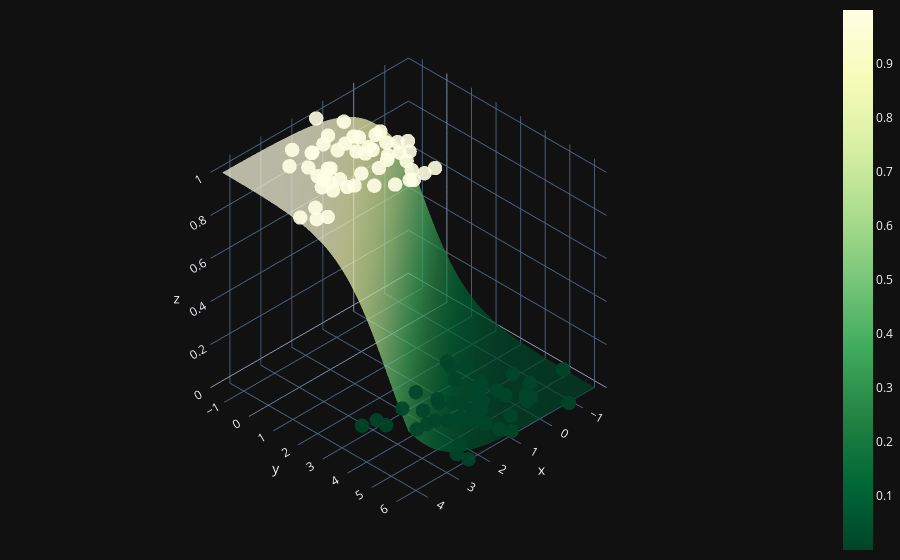

Notebook source saved alongside this figure:
### Code cell
X0 = np.linspace(X[:, 0].min(), X[:, 0].max(), 100)
X1 = np.linspace(X[:, 1].min(), X[:, 1].max(), 100)
xx0, xx1 = np.meshgrid(X0, X1)
Z = W[0] * xx0 + W[1] * xx1 + b
A = 1 / (1 + np.exp(-Z))

fig = (go.Figure(data=[go.Surface(z=A, x=xx0, y=xx1, colorscale='YlGn', opacity = 0.7, reversescale=True)]))

fig.add_scatter3d(x=X[:, 0].flatten(), y=X[:, 1].flatten(), z=y.flatten(), mode='markers', marker=dict(size=5, color=y.flatten(), colorscale='YlGn', opacity = 0.9, reversescale=True))


fig.update_layout(template= "plotly_dark", margin=dict(l=0, r=0, b=0, t=0))
fig.layout.scene.camera.projection.type = "orthographic"
fig.show()

### Figure 1 — Plotly figure (JSON) as saved in the notebook; plotly's stock layout.template omitted (floating-point values rounded to 4 significant figures; data arrays with more than 128 entries replaced by an {"elided": "..."} marker saying what was removed)
{"data": [{"colorscale": [[0, "rgb(255,255,229)"], [0.125, "rgb(247,252,185)"], [0.25, "rgb(217,240,163)"], [0.375, "rgb(173,221,142)"], [0.5, "rgb(120,198,121)"], [0.625, "rgb(65,171,93)"], [0.75, "rgb(35,132,67)"], [0.875, "rgb(0,104,55)"], [1, "rgb(0,69,41)"]], "opacity": 0.7, "reversescale": true, "type": "surface", "x": {"elided": "100x100 float values"}, "y": {"elided": "100x100 float values"}, "z": {"elided": "100x100 float values"}}, {"marker": {"color": [1, 1, 0, 0, 1, 0, 0, 1, 0, 1, 0, 1, 0, 0, 1, 1, 1, 0, 1, 1, 0, 0, 1, 0, 1, 0, 1, 0, 0, 1, 1, 0, 1, 1, 1, 0, 1, 1, 0, 1, 0, 0, 0, 0, 1, 1, 1, 1, 0, 0, 1, 1, 0, 0, 0, 0, 0, 1, 1, 1, 1, 0, 0, 1, 0, 1, 0, 0, 1, 0, 0, 1, 1, 0, 0, 0, 1, 1, 0, 0, 1, 0, 0, 0, 0, 0, 1, 0, 1, 1, 1, 1, 1, 1, 0, 0, 1, 1, 0, 1], "colorscale": [[0, "rgb(255,255,229)"], [0.125, "rgb(247,252,185)"], [0.25, "rgb(217,240,163)"], [0.375, "rgb(173,221,142)"], [0.5, "rgb(120,198,121)"], [0.625, "rgb(65,171,93)"], [0.75, "rgb(35,132,67)"], [0.875, "rgb(0,104,55)"], [1, "rgb(0,69,41)"]], "opacity": 0.9, "reversescale": true, "size": 5}, "mode": "markers", "type": "scatter3d", "x": [4.219, 0.9078, -0.2765, 0.08848, 3.243, 1.442, 1.022, 3.978, 0.5889, 1.252, 0.6284, 1.686, 1.185, 0.06897, 1.787, 4.438, 3.182, 0.3038, 0.7394, 1.285, 1.131, 0.6647, 1.316, -0.1889, 2.579, 0.8731, 1.311, 0.9868, 1.42, 2.354, 2.432, 1.043, 0.9509, 2.451, 1.62, 2.155, 1.381, 1.987, 2.116, 0.564, -0.07228, 2.509, -0.73, 1.379, 0.8821, 2.222, 2.016, 1.701, -0.6539, 0.5731, 1.957, 0.7624, 2.465, 1.333, 3.246, 1.103, 2.859, 1.6, 2.976, 2.68, 1.419, 1.926, -0.09448, 2.728, 1.12, 1.557, 0.1055, 2.844, 3.155, 1.841, 1.289, 1.642, 3.923, 1.705, 0.1631, 0.3419, 1.021, 2.669, 0.4666, 0.9481, 1.194, 1.154, -0.2942, 1.737, 0.4655, 0.0808, 3.003, 2.207, 1.361, 2.632, 2.827, 2.912, 1.142, 1.055, 2.47, -1.577, 1.412, 3.005, -0.6376, 0.8298], "y": [2.234, 0.4598, 5.081, 2.323, 1.215, 2.768, 4.117, 2.378, 4.001, 0.2081, 4.46, 0.6583, 5.28, 4.356, 1.7, 1.842, -0.1823, 3.944, 0.4361, 1.437, 4.682, 4.36, 2.441, 5.205, 0.7261, 4.714, 0.07123, 6.09, 4.637, 2.224, -0.2017, 4.606, 0.9498, -0.1954, 2.747, 4.124, 0.9295, 2.611, 3.069, 1.337, 2.884, 5.773, 6.255, 3.619, 2.841, 1.533, -0.2704, -0.4773, 4.767, 5.526, 0.2342, 1.165, 6.2, 5.01, 2.849, 4.706, 2.956, 0.9151, 1.216, -0.7044, 1.574, 4.152, 5.358, 1.305, 5.758, 2.827, 3.725, 3.327, 1.553, 3.562, 3.45, 0.1502, 1.804, 4.433, 2.578, 3.941, 1.579, 1.82, 3.866, 4.732, 2.808, 3.902, 5.273, 4.425, 3.123, 4.691, 0.7427, 5.506, 0.748, 0.6894, 1.721, 0.2466, 2.015, -0.6471, 4.099, 4.957, -1.326, 0.9852, 4.091, 1.742], "z": [1, 1, 0, 0, 1, 0, 0, 1, 0, 1, 0, 1, 0, 0, 1, 1, 1, 0, 1, 1, 0, 0, 1, 0, 1, 0, 1, 0, 0, 1, 1, 0, 1, 1, 1, 0, 1, 1, 0, 1, 0, 0, 0, 0, 1, 1, 1, 1, 0, 0, 1, 1, 0, 0, 0, 0, 0, 1, 1, 1, 1, 0, 0, 1, 0, 1, 0, 0, 1, 0, 0, 1, 1, 0, 0, 0, 1, 1, 0, 0, 1, 0, 0, 0, 0, 0, 1, 0, 1, 1, 1, 1, 1, 1, 0, 0, 1, 1, 0, 1]}], "layout": {"margin": {"b": 0, "l": 0, "r": 0, "t": 0}, "scene": {"camera": {"projection": {"type": "orthographic"}}}}}
